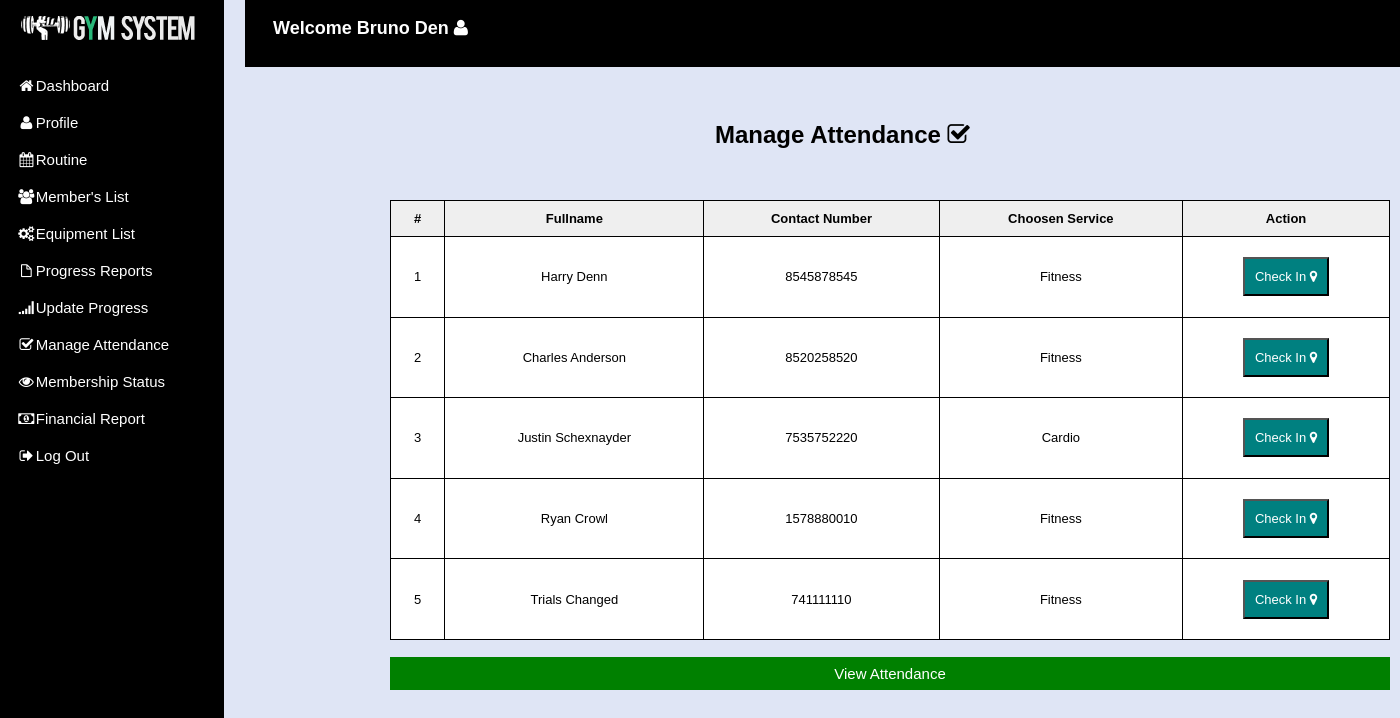
The app's page /crudapp/apurbo/staff-pages/attendance.php (signed in) with its own data.
### tables this page shows
CREATE TABLE `staffs` (
  `staff_id` int NOT NULL AUTO_INCREMENT,
  `username` varchar(50) NOT NULL,
  `password` varchar(50) NOT NULL,
  `email` varchar(50) NOT NULL,
  `fullname` varchar(50) NOT NULL,
  `address` varchar(20) NOT NULL,
  `designation` varchar(20) NOT NULL,
  `gender` varchar(10) NOT NULL,
  `contact` int(10) NOT NULL,
   PRIMARY KEY (staff_id)    
);

CREATE TABLE `subscription`(
  `sub_id` int NOT NULL,
  `admin_id` int(11) NOT NULL DEFAULT 1,
  `services` varchar(50) NOT NULL,
  `amount` int(100) NOT NULL,
  `paid_date` date NOT NULL,
  `p_year` int(11) NOT NULL,
  `plan` varchar(100) NOT NULL,
  `status` varchar(20) NOT NULL DEFAULT 'Active',
  PRIMARY KEY (sub_id),
  FOREIGN KEY (sub_id) REFERENCES members(member_id) ON DELETE CASCADE,
  FOREIGN KEY (admin_id) REFERENCES admin(admin_id)
);

CREATE TABLE `members` (
  `member_id` int NOT NULL AUTO_INCREMENT,
  `fullname` varchar(20) NOT NULL,
  `username` varchar(20) NOT NULL,
  `password` varchar(100) NOT NULL,
  `gender` varchar(20) NOT NULL,
  `dor` date NOT NULL,
  `address` varchar(20) NOT NULL,
  `contact` varchar(10) NOT NULL,
  `email` varchar(50) NOT NULL,
  PRIMARY KEY (member_id)
);

### crudapp/apurbo/staff-pages/attendance.php (the view, shortened to what this page needs)
<!DOCTYPE html>
<html lang="en">
<head>
<link rel="stylesheet" href="css/attendance.css?v=<?php echo time(); ?>">
<link rel="stylesheet" href="../css/matrix-style.css" />
 <link rel="stylesheet"  href= "https://cdnjs.cloudflare.com/ajax/libs/font-awesome/6.7.1/css/all.min.css"/>
<link href="../font-awesome/css/font-awesome.css" rel="stylesheet" />
<link rel="stylesheet" href="../css/jquery.gritter.css" />
<body>
	          <?php $page="dashboard"; include 'includes/navbar.php'?>
    <h1 class="text" style="margin-left:715px; color:black; margin-top:40px;">Manage Attendance <i class="icon icon-check"></i></h1>
        <br><br><br>
    <div class="scrollable-table">
	  <?php
      include "dbcon.php";
          echo"<table class='table'>
              <thead>
                <tr>
                  <th>#</th>
                  <th>Fullname</th>
                  <th>Contact Number</th>
                  <th>Choosen Service</th>
                  <th>Action</th>
                </tr>
              </thead>";
                 $current_date = date('Y-m-d h:i A');
                $exp_date_time = explode(' ', $current_date);
                 $todays_date =  $exp_date_time['0'];
                     $qry="select * from members join subscription on members.member_id = subscription.sub_id WHERE status = 'Active'";
                    $result=mysqli_query($con,$qry);
                   $cnt = 1;
            while($row=mysqli_fetch_array($result)){ ?>
           <tbody>
                <td><div class='text-center'><?php echo $cnt; ?></div></td>
                <td><div class='text-center'><?php echo $row['fullname']; ?></div></td>
                <td><div class='text-center'><?php echo $row['contact']; ?></div></td>
                <td><div class='text-center'><?php echo $row['services']; ?></div></td>
            <?php
                $qry = "select * from attendance where curr_date = '$todays_date' AND member_id = '".$row['member_id']."'";
                $res = $con->query($qry);
                $num_count  = mysqli_num_rows($res);
                $row_exist = mysqli_fetch_array($res);
                if($num_count>0){
                    $curr_date = $row_exist['curr_date'];
                }
                else{
                    $curr_date=null;
                }
                if($curr_date == $todays_date){
    ?>
                <td><div class='text-box'><span class="label"><?php echo $row_exist['curr_date'];?>  <?php echo $row_exist['curr_time'];?></span></div>
                <div class='text-center'><a href='actions/delete-attendance.php?id=<?php echo $row['member_id'];?>'><button class='btn-danger'>Check Out <i class='icon icon-time'></i></button> </a></div>
                </td>
              <?php $cnt++;} else {
                  ?>
                <td><a href='actions/check-attendance.php?id=<?php echo $row['member_id'];?>'><button class='btn-info'>Check In <i class='icon icon-map-marker'></i></button> </a></td>
                <?php $cnt++; }
              ?>
              </tbody>
           <?php } ?>
            </table>
    </div>
    <br>
    <a href="view-attendance.php">
            <button class="btn">View Attendance</button> </a>
</body>
</html>

### crudapp/apurbo/staff-pages/includes/navbar.php (shortened to what this page needs)
<?php
$user_id = $_SESSION['user_id'];
?>
<div class="side-menu">
<div id="header">
  <h1>Perfect Gym</h1>
</div>
    <ul>
    <li><a href="index.php"><i class="icon icon-home"></i>Dashboard</a></li>
    <li><a href="profile.php"><i class="icon icon-user"></i>Profile</a></li>
    <li><a href="routine.php"><i class="icon icon-calendar"></i>Routine</a></li>
    <li><a href="members-list.php"><i class="icon icon-group"></i>Member's List</a></li>
    <li><a href="equipment-list.php"><i class="icon icon-cogs"></i>Equipment List</a></li>
    <li><a href="report.php"><i class="icon icon-file"></i> Progress Reports</a></li>
    <li><a href="member-progress.php"><i class="icon icon-signal"></i>Update Progress</a></li>
    <li><a href="attendance.php"><i class="icon icon-check"></i>Manage Attendance</a></li>
    <li><a href="membership.php"><i class="icon icon-eye-open"></i>Membership Status</a></li>
    <li><a href="finance.php"><i class="icon icon-money"></i>Financial Report</a></li>
    <li><a href="../logout.php"><i class="icon icon-signout"></i>Log Out</a></li>
    </ul>
    </div>
             <?php include "dbcon.php";
                     $qry="SELECT * FROM staffs WHERE staff_id = '$user_id'";
                    $result=mysqli_query($con,$qry);
            while($row=mysqli_fetch_array($result)){ ?>
<div class="main">
<header>
    <h2>Welcome <?php echo $row['fullname']; ?>&nbsp;<i class="icon icon-user"></i></h2>
</header>
</div>
<?php } ?>
    <li class="<?php if($page=='dashboard'){ echo 'active'; }?>"><a href="index.php"><i class="icon icon-home"></i> <span>Dashboard</span></a> </li>

### crudapp/apurbo/staff-pages/css/attendance.css (style rules this page uses)
* { margin: 0; padding: 0; box-sizing: border-box; font-family: "Popins", sans-serif; }
body { min-height: 100vh; background: #dfe5f5; width: 100%; overflow: auto; }
li { list-style: none;. }
.side-menu { position: fixed; background: black; width: 16vw; min-height: 100vh; display: flex; flex-direction: column; user-select: none; }
.side-menu li a { font-size: 15px; padding: 10px 17px; color: white; display: flex; align-items: center; text-decoration: none; }
.main { margin-left: 245px; }
header { display: flex; justify-content: space-between; padding: 1.75rem; background-color: black; color: white; user-select: none; }
.text-center { text-align:center; color:black; }
.scrollable-table { height: 55vh; width: 1000px; margin-left: 390px; overflow: scroll; }
table { text-align: center; position: relative; border-collapse: collapse; background-color: white; font-size: 13px; height: 100%; width: 100%; }
td, th { border: 1px solid black; padding: 10px; }
.table thead tr th { color: black; border-radius: 0; position: sticky; top: 0; padding: 10px; font-size: 13px; }
.table tbody td .btn-info { background: teal; color: white; padding: 10px; font-size: 13px; cursor: pointer; }
.btn { display: block; height:auto; width: 1000px; font-size: 15px; background: green; padding:7px 0px; border: 1px solid green; outline: none; cursor: pointer; text-decoration: none; color: white; margin-left: 390px; vertical-align: bottom; }
a { text-decoration: none; }

### crudapp/apurbo/css/matrix-style.css (style rules this page uses)
* { outline: none !important; -moz-outline: none !important; }
html, body { height: 100%; }
body { overflow-x: hidden; margin-top: -10px; font-family: "Open Sans", sans-serif; font-size: 12px; color: #666; }
a { color: #666; }
select, textarea, input[type="text"], input[type="password"], input[type="datetime"], input[type="datetime-local"], input[type="date"], input[type="month"], input[type="time"], input[type="week"], input[type="number"], input[type="email"], input[type="url"], input[type="search"], input[type="tel"], input[type="color"], .uneditable-input, .label, .dropdown-menu, .btn, .well, .progress, .table-bordered, .btn-group > .btn:first-child, .btn-group > .btn:last-child, .btn-group > .btn:last-child, .btn-group > .dropdown-toggle, .alert { border-radius: 0px; }
.btn, textarea, input[type="text"], input[type="password"], input[type="datetime"], input[type="datetime-local"], input[type="date"], input[type="month"], input[type="time"], input[type="week"], input[type="number"], input[type="email"], input[type="url"], input[type="search"], input[type="tel"], input[type="color"], .uneditable-input { box-shadow: none; }
.progress, .progress-success .bar, .progress .bar-success, .progress-warning .bar, .progress .bar-warning, .progress-danger .bar, .progress .bar-danger, .progress-info .bar, .progress .bar-info, .btn, .btn-primary { background-image: none; }
#header { height: 77px; position: relative; width: 100%; z-index: -9; }
#header h1 { background: url("../img/icontest3.png") no-repeat scroll 0 0 transparent; height: 31px; left: 20px; line-height: 600px; overflow: hidden; position: relative; top: 26px; width: 191px; }
.widget-title, .modal-header, .table th, div.dataTables_wrapper .ui-widget-header { background: #efefef; border-bottom: 1px solid #cdcdcd; height: 36px; }
.table th { height: auto; font-size: 10px; padding: 5px 10px 2px; border-bottom: 0; text-align: center; color: #666666; }

### records on screen
staffs: fullname "Bruno Den"
subscription: cnt "1", sub_id.fullname "Harry Denn", sub_id.contact "8545878545", services "Fitness"
subscription: cnt "2", sub_id.fullname "Charles Anderson", sub_id.contact "8520258520", services "Fitness"
subscription: cnt "3", sub_id.fullname "Justin Schexnayder", sub_id.contact "7535752220", services "Cardio"
subscription: cnt "4", sub_id.fullname "Ryan Crowl", sub_id.contact "1578880010", services "Fitness"
subscription: cnt "5", sub_id.fullname "Trials Changed", sub_id.contact "741111110", services "Fitness"
